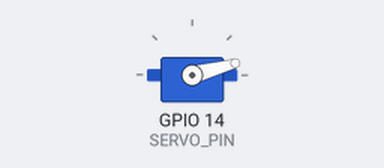
Bench run of a sketch on a simulated ESP32. On the bench: servo.

Above: at 0.05 s.
At 0.55 s:
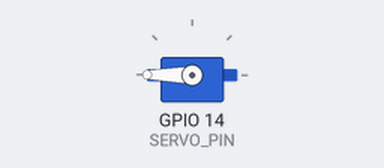
At 0.8 s:
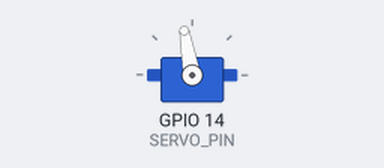
At 1.1 s:
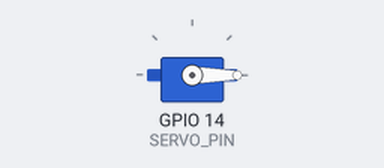
Timing chart, 0 to 3.0 s (numbered marks = the images above):
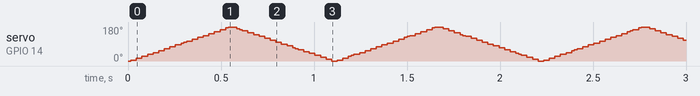

The sketch:

servo_sweep.ino
```cpp
#include <ESP32Servo.h>

#define SERVO_PIN 14

Servo myServo;


void setup() {
    myServo.attach(SERVO_PIN);
    myServo.write(0);
}

void loop() {
    for (int angle = 0; angle <= 180; angle+=5) {
        myServo.write(angle);
        delay(15);
    }

    for (int angle = 180; angle >= 0; angle-=5) {
        myServo.write(angle);
        delay(15);
    }
}
```
